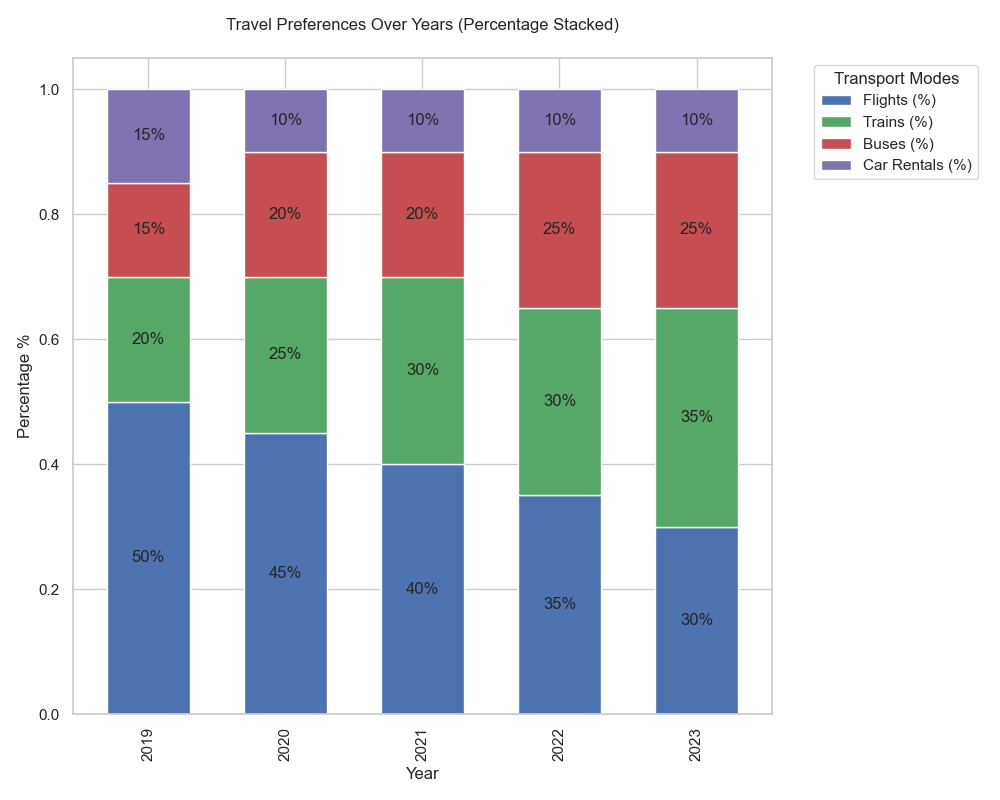

This chart was generated by the following Python code:

import seaborn as sns
import matplotlib.pyplot as plt
import pandas as pd

# Create a dataframe from the chart data
data = [
    {'Year': 2019, 'Flights (%)': 50, 'Trains (%)': 20, 'Buses (%)': 15, 'Car Rentals (%)': 15},
    {'Year': 2020, 'Flights (%)': 45, 'Trains (%)': 25, 'Buses (%)': 20, 'Car Rentals (%)': 10},
    {'Year': 2021, 'Flights (%)': 40, 'Trains (%)': 30, 'Buses (%)': 20, 'Car Rentals (%)': 10},
    {'Year': 2022, 'Flights (%)': 35, 'Trains (%)': 30, 'Buses (%)': 25, 'Car Rentals (%)': 10},
    {'Year': 2023, 'Flights (%)': 30, 'Trains (%)': 35, 'Buses (%)': 25, 'Car Rentals (%)': 10}
]
df = pd.DataFrame(data)
df.set_index('Year', inplace=True)

# Convert the dataframe to a 100% stacked format
df_percent = df.div(df.sum(axis=1), axis=0)

# Plot the 100% stacked bar chart
ax = df_percent.plot(kind='bar', stacked=True, color=['#4c72b0', '#55a868', '#c44e52', '#8172b2'], figsize=(10, 8), width=0.6)

# Customizing the plot to make it more informative
plt.title('Travel Preferences Over Years (Percentage Stacked)', pad=20)
plt.xlabel('Year')
plt.ylabel('Percentage %')

# Annotate the percentages on top of the bars
for p in ax.patches:
    width = p.get_width()
    height = p.get_height()
    x, y = p.get_xy() 
    if height > 0:
        ax.text(x + width / 2, 
                y + height / 2, 
                '{:.0%}'.format(height), 
                horizontalalignment='center', 
                verticalalignment='center')

# Adjust legend
plt.legend(title='Transport Modes', bbox_to_anchor=(1.05, 1), loc='upper left')

# Show the plot
plt.tight_layout()
plt.show()
